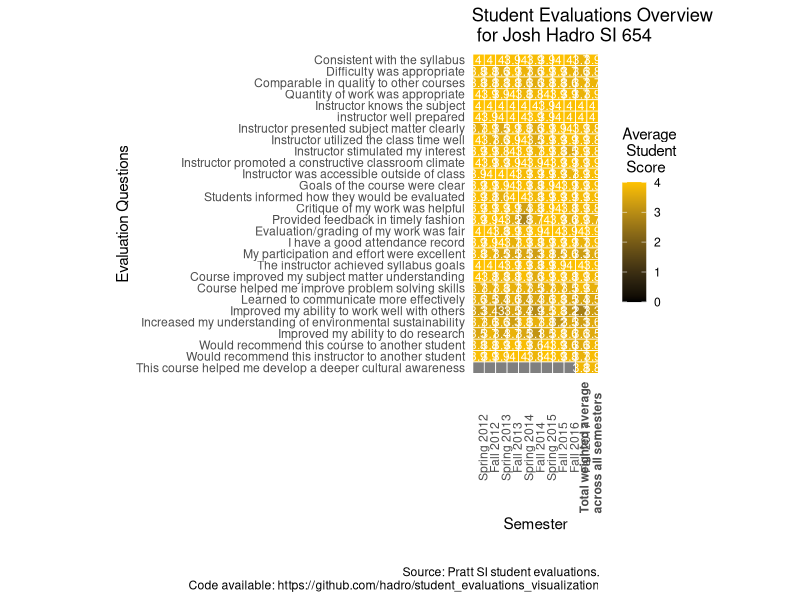

This chart was generated by the following R code:
library(tidyverse)
library(reshape2)

#import data
df = read_csv('evaluations.csv')

#remove un-needed columns from df
df %>%
  select(-one_of(c('questions','order'))) -> df 

#Get long data from tidy data
melted = melt(df, id=c("questions_display"), variable.name = "semester", 
              value.name = "score")

#Set display text for rows
qs <- df$questions_display
qs1 <- c()
for(i in qs) qs1 <- c(qs1, substr(i, 3, 1000))

my.labels <- c("Spring 2012","Fall 2012","Spring 2013","Fall 2013",
               "Spring 2014","Fall 2014","Spring 2015","Fall 2015",
               "Fall 2016","Fall 2017",
               expression(bold("Total weighted average\nacross all semesters")))

#Set all the parameters for the heatmap
p <- ggplot(melted, aes(x = semester, y = questions_display,  fill = score)) + 
  #makes square boxes
  coord_equal() +
  #effectively creates white border around boxes
  geom_tile(colour="white",size=0.25)+
  #sets Pratt colors, but could be anything
  scale_fill_gradientn(limits = c(0,4), colors=c('black','#FFC200')) +
  #Make some of the theme elements more readable, and remove axes from behind
  theme(axis.text.x = element_text(angle = 90), 
        axis.ticks=element_line(size=0.0), 
        panel.background = element_blank()
       )+
  #set labels and caption
  labs(
      x="Semester", y="Evaluation Questions",fill = "Average\n Student\n Score", 
      title="Student Evaluations Overview\n for Josh Hadro SI 654",
      caption = "\n\nSource: Pratt SI student evaluations.\nCode available: https://github.com/hadro/student_evaluations_visualization"
      )+
  #set the questions in the right order we created earlier
  scale_y_discrete(labels=rev(qs1))+
  scale_x_discrete(labels= my.labels)+
  #Add the numerical overlay on top of the grid
  geom_text(aes(label = round(score, 1)), size = 3, color = "white")

p

#In case we want to save as a png
#ggsave(filename="evaluations.png",plot = p,dpi=300, type="cairo", width = 17, height = 22, units = "in")
